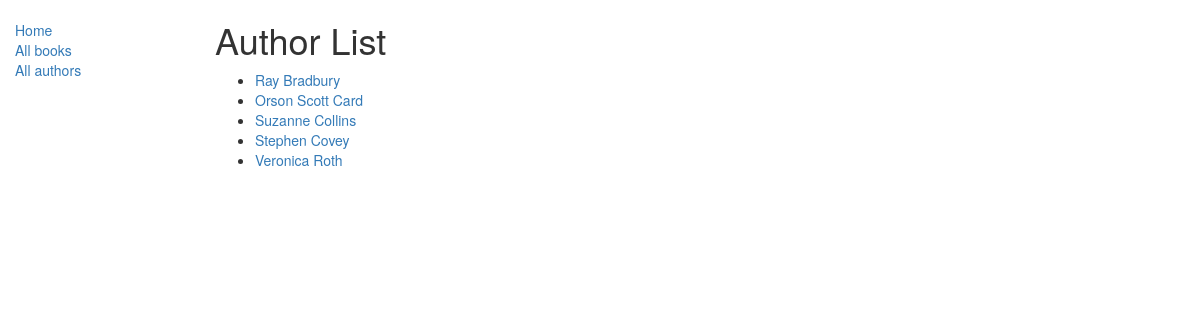
Screenshot of /catalog/authors/ with the database file from the repository.
### catalog/models.py (models this page shows, shortened)
class Author(models.Model):
    first_name = models.CharField(max_length=100)
    last_name = models.CharField(max_length=100)
    date_of_birth = models.DateField(null=True, blank=True)
    date_of_death = models.DateField('Died', null=True, blank=True)
    class Meta:
        ordering = ["last_name","first_name"]
    def get_absolute_url(self):
        return reverse('author-detail', args=[str(self.id)])

### catalog/views.py (the view)
# urls.py: path('authors/', views.AuthorListView.as_view(), name='authors'),
class AuthorListView(generic.ListView):
    model = Author

### catalog/templates/catalog/author_list.html
{% extends "base_generic.html" %}
{% block content %}
    <h1>Author List</h1>
    {% if author_list %}
    <ul>
      {% for author in author_list %}
      <li>
        <a href="{{ author.get_absolute_url }}">{{ author.first_name }} {{ author.last_name }}</a>
      </li>
      {% endfor %}
    </ul>
    {% else %}
      <p>No authors found</p>
    {% endif %}
{% endblock %}

### rows the page displays
Author: first_name "Ray", last_name "Bradbury"
Author: first_name "Orson Scott", last_name "Card"
Author: first_name "Suzanne", last_name "Collins"
Author: first_name "Stephen", last_name "Covey"
Author: first_name "Veronica", last_name "Roth"
